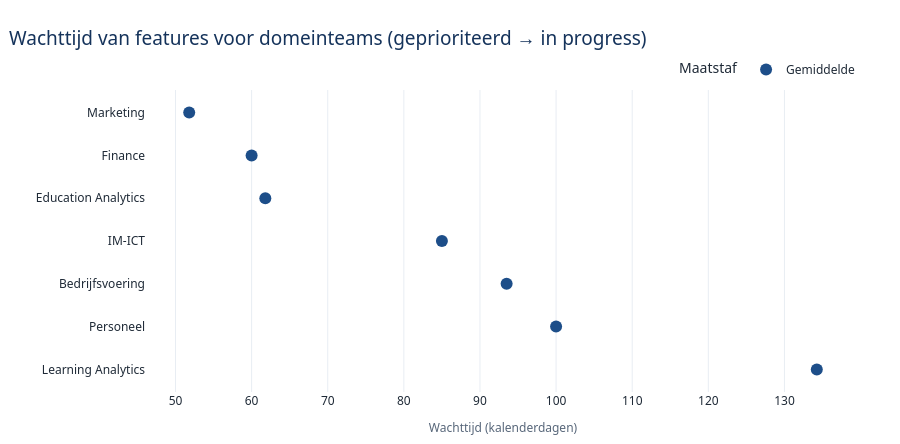

Notebook code cell kept with this figure:
### Code cell
# Chart 2: average and median waiting time for domain-team features.
waiting_column = "Wachttijd (dagen)"
waiting_stats = (
    domain_features.dropna(subset=[waiting_column])
    .groupby("Area")[waiting_column]
    .agg(["count", "mean"])
    .rename(columns={"count": "Aantal features", "mean": "Gemiddelde"})
)
waiting_order = waiting_stats.sort_values("Gemiddelde").index.tolist()
waiting_long = waiting_stats.reset_index().melt(
    id_vars=["Area", "Aantal features"],
    value_vars=["Gemiddelde"],
    var_name="Maatstaf",
    value_name="Dagen",
)

fig_waiting = px.scatter(
    waiting_long,
    x="Dagen",
    y="Area",
    color="Maatstaf",
    symbol="Maatstaf",
    category_orders={"Area": waiting_order, "Maatstaf": ["Gemiddelde"]},
    color_discrete_map=METRIC_COLORS,
    hover_data={"Area": False, "Maatstaf": True, "Aantal features": True, "Dagen": ":.1f"},
    template=TEMPLATE,
    title="Wachttijd van features voor domeinteams (geprioriteerd → in progress)",
)
fig_waiting.update_traces(marker={"size": 12})
fig_waiting.update_layout(
    **CHART_STYLE,
    height=max(440, len(waiting_order) * 42 + 150),
    xaxis_title="Wachttijd (kalenderdagen)",
    yaxis_title="",
    legend_title_text="Maatstaf",
    hovermode="closest",
)
fig_waiting.show()

### Figure 1 — Plotly figure (JSON) as saved in the notebook; plotly's stock layout.template omitted (floating-point values rounded to 4 significant figures)
{"data": [{"customdata": [["Gemiddelde", 6], ["Gemiddelde", 5], ["Gemiddelde", 2], ["Gemiddelde", 1], ["Gemiddelde", 4], ["Gemiddelde", 10], ["Gemiddelde", 7]], "hovertemplate": "Maatstaf=%{customdata[0]}<br>Dagen=%{x:.1f}<br>Aantal features=%{customdata[1]}<extra></extra>", "legendgroup": "Gemiddelde", "marker": {"color": "#1d4e89", "size": 12, "symbol": "circle"}, "mode": "markers", "name": "Gemiddelde", "orientation": "h", "showlegend": true, "type": "scatter", "x": [93.5, 61.8, 60.0, 85.0, 134.2, 51.8, 100.0], "xaxis": "x", "y": ["Bedrijfsvoering", "Education Analytics", "Finance", "IM-ICT", "Learning Analytics", "Marketing", "Personeel"], "yaxis": "y"}], "layout": {"font": {"color": "#1f2a37", "family": "Segoe UI, sans-serif"}, "height": 444, "hovermode": "closest", "legend": {"title": {"text": "Maatstaf"}, "tracegroupgap": 0}, "margin": {"b": 40, "l": 30, "r": 40, "t": 90}, "paper_bgcolor": "rgba(0,0,0,0)", "plot_bgcolor": "rgba(0,0,0,0)", "title": {"text": "Wachttijd van features voor domeinteams (geprioriteerd → in progress)"}, "xaxis": {"anchor": "y", "domain": [0, 1], "title": {"text": "Wachttijd (kalenderdagen)"}}, "yaxis": {"anchor": "x", "categoryarray": ["Learning Analytics", "Personeel", "Bedrijfsvoering", "IM-ICT", "Education Analytics", "Finance", "Marketing"], "categoryorder": "array", "domain": [0, 1], "title": {"text": ""}}}}
